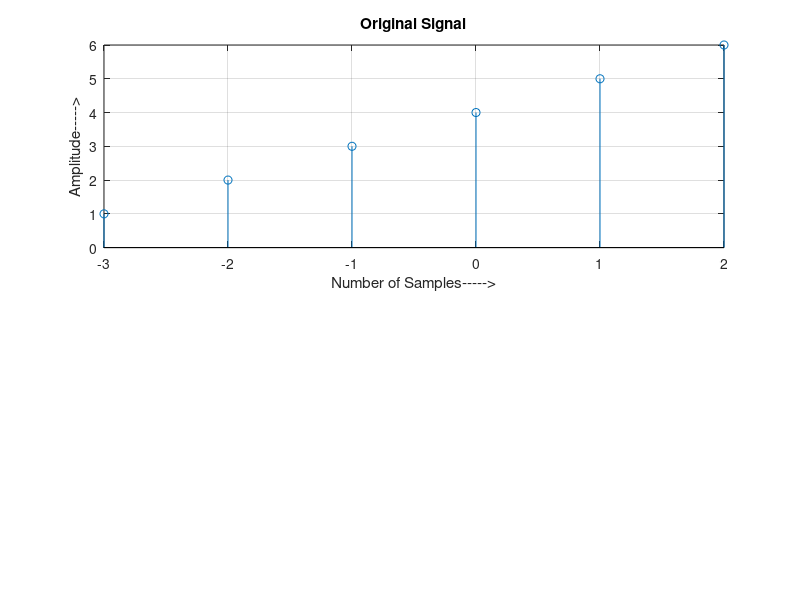

The MATLAB source for this figure: (Note: this script raises an error after producing the figure.)
clc;
clear all;
close all;
n=[-3:2];
x=[1 2 3 4 5 6];
subplot(2,2,[1 2]);
stem(n,x);
xlabel('Number of Samples----->');
ylabel('Amplitude----->');
title('Original Signal');
grid on;
k=input('Enter the values of k(i.e. the no. of shift):');
[y,n]=sigshift(x,n,k);
disp(y);
subplot(2,2,[3 4]);
stem(n,y);
xlabel('Number of Samples----->');
ylabel('Amplitude----->');
title('Shifted Signal');
grid on;
